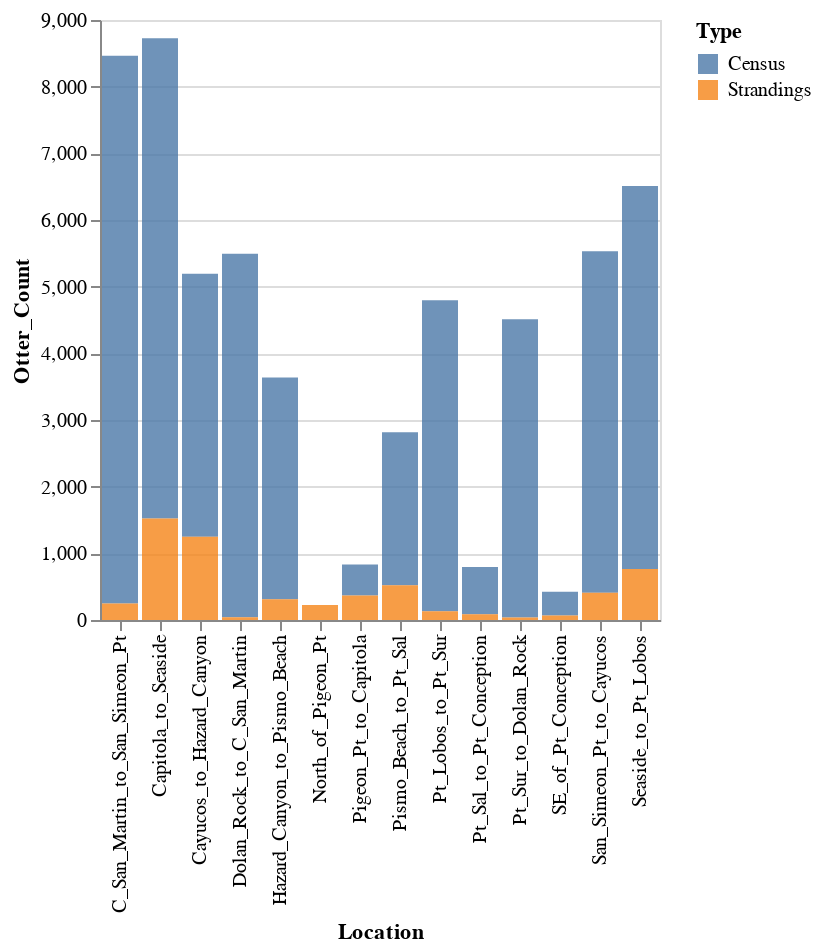

The notebook cell this image was saved under:
### Code cell
alt.Chart(count_data_geo).mark_bar(opacity=0.8).encode(
    x=alt.X('Location',sort='-color'),
    y='Otter_Count',
    color='Type'
)

### Figure 1 — Vega-Lite specification as saved in the notebook (floating-point values rounded to 4 significant figures)
{"config": {"view": {"continuousWidth": 400, "continuousHeight": 300}}, "data": {"name": "data-49f24a7d79d55d26ecfcf1f0fea6a10d"}, "mark": {"type": "bar", "opacity": 0.8}, "encoding": {"color": {"type": "nominal", "field": "Type"}, "x": {"type": "nominal", "field": "Location", "sort": "-color"}, "y": {"type": "quantitative", "field": "Otter_Count"}}, "$schema": "https://vega.github.io/schema/vega-lite/v4.8.1.json", "datasets": {"data-49f24a7d79d55d26ecfcf1f0fea6a10d": [{"Location": "C_San_Martin_to_San_Simeon_Pt", "Type": "Census", "Otter_Count": 8216.0}, {"Location": "C_San_Martin_to_San_Simeon_Pt", "Type": "Strandings", "Otter_Count": 248.0}, {"Location": "Capitola_to_Seaside", "Type": "Census", "Otter_Count": 7204.0}, {"Location": "Capitola_to_Seaside", "Type": "Strandings", "Otter_Count": 1521.0}, {"Location": "Cayucos_to_Hazard_Canyon", "Type": "Census", "Otter_Count": 3944.0}, {"Location": "Cayucos_to_Hazard_Canyon", "Type": "Strandings", "Otter_Count": 1248.0}, {"Location": "Dolan_Rock_to_C_San_Martin", "Type": "Census", "Otter_Count": 5451.0}, {"Location": "Dolan_Rock_to_C_San_Martin", "Type": "Strandings", "Otter_Count": 43.0}, {"Location": "Hazard_Canyon_to_Pismo_Beach", "Type": "Census", "Otter_Count": 3323.0}, {"Location": "Hazard_Canyon_to_Pismo_Beach", "Type": "Strandings", "Otter_Count": 313.0}, {"Location": "North_of_Pigeon_Pt", "Type": "Census", "Otter_Count": 0.0}, {"Location": "North_of_Pigeon_Pt", "Type": "Strandings", "Otter_Count": 224.0}, {"Location": "Pigeon_Pt_to_Capitola", "Type": "Census", "Otter_Count": 462.0}, {"Location": "Pigeon_Pt_to_Capitola", "Type": "Strandings", "Otter_Count": 369.0}, {"Location": "Pismo_Beach_to_Pt_Sal", "Type": "Census", "Otter_Count": 2292.0}, {"Location": "Pismo_Beach_to_Pt_Sal", "Type": "Strandings", "Otter_Count": 523.0}, {"Location": "Pt_Lobos_to_Pt_Sur", "Type": "Census", "Otter_Count": 4664.0}, {"Location": "Pt_Lobos_to_Pt_Sur", "Type": "Strandings", "Otter_Count": 133.0}, {"Location": "Pt_Sal_to_Pt_Conception", "Type": "Census", "Otter_Count": 708.0}, {"Location": "Pt_Sal_to_Pt_Conception", "Type": "Strandings", "Otter_Count": 86.0}, {"Location": "Pt_Sur_to_Dolan_Rock", "Type": "Census", "Otter_Count": 4472.0}, {"Location": "Pt_Sur_to_Dolan_Rock", "Type": "Strandings", "Otter_Count": 38.0}, {"Location": "SE_of_Pt_Conception", "Type": "Census", "Otter_Count": 355.0}, {"Location": "SE_of_Pt_Conception", "Type": "Strandings", "Otter_Count": 67.0}, {"Location": "San_Simeon_Pt_to_Cayucos", "Type": "Census", "Otter_Count": 5122.0}, {"Location": "San_Simeon_Pt_to_Cayucos", "Type": "Strandings", "Otter_Count": 409.0}, {"Location": "Seaside_to_Pt_Lobos", "Type": "Census", "Otter_Count": 5745.0}, {"Location": "Seaside_to_Pt_Lobos", "Type": "Strandings", "Otter_Count": 765.0}]}}
